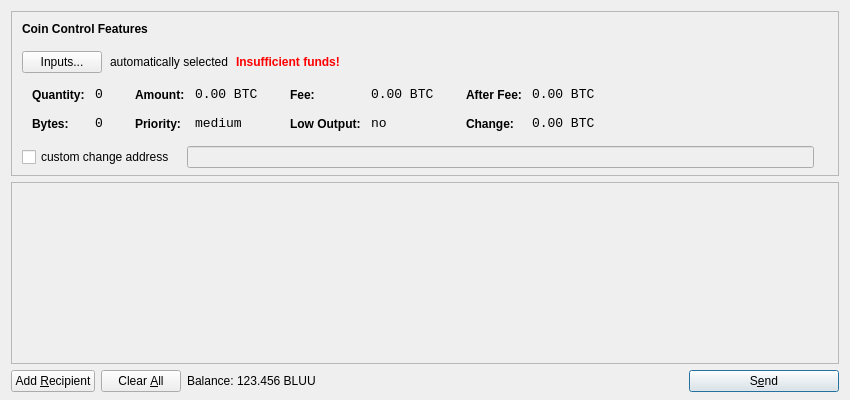
<?xml version="1.0" encoding="UTF-8"?>
<ui version="4.0">
 <class>SendCoinsDialog</class>
 <widget class="QDialog" name="SendCoinsDialog">
  <property name="geometry">
   <rect>
    <x>0</x>
    <y>0</y>
    <width>850</width>
    <height>400</height>
   </rect>
  </property>
  <property name="windowTitle">
   <string>Send Coins</string>
  </property>
  <layout class="QVBoxLayout" name="verticalLayout" stretch="0,1,0">
   <property name="bottomMargin">
    <number>8</number>
   </property>
   <item>
    <widget class="QFrame" name="frameCoinControl">
     <property name="sizePolicy">
      <sizepolicy hsizetype="Expanding" vsizetype="Expanding">
       <horstretch>0</horstretch>
       <verstretch>0</verstretch>
      </sizepolicy>
     </property>
     <property name="maximumSize">
      <size>
       <width>16777215</width>
       <height>16777215</height>
      </size>
     </property>
     <property name="frameShape">
      <enum>QFrame::StyledPanel</enum>
     </property>
     <property name="frameShadow">
      <enum>QFrame::Sunken</enum>
     </property>
     <layout class="QVBoxLayout" name="verticalLayoutCoinControl2">
      <property name="spacing">
       <number>-1</number>
      </property>
      <property name="leftMargin">
       <number>0</number>
      </property>
      <property name="topMargin">
       <number>0</number>
      </property>
      <property name="rightMargin">
       <number>0</number>
      </property>
      <property name="bottomMargin">
       <number>6</number>
      </property>
      <item>
       <layout class="QVBoxLayout" name="verticalLayoutCoinControl" stretch="0,0,0,0,1">
        <property name="spacing">
         <number>0</number>
        </property>
        <property name="leftMargin">
         <number>10</number>
        </property>
        <property name="topMargin">
         <number>10</number>
        </property>
        <item>
         <layout class="QHBoxLayout" name="horizontalLayoutCoinControl1">
          <property name="bottomMargin">
           <number>15</number>
          </property>
          <item>
           <widget class="QLabel" name="labelCoinControlFeatures">
            <property name="sizePolicy">
             <sizepolicy hsizetype="Preferred" vsizetype="Maximum">
              <horstretch>0</horstretch>
              <verstretch>0</verstretch>
             </sizepolicy>
            </property>
            <property name="font">
             <font>
              <weight>75</weight>
              <bold>true</bold>
             </font>
            </property>
            <property name="styleSheet">
             <string notr="true">font-weight:bold;</string>
            </property>
            <property name="text">
             <string>Coin Control Features</string>
            </property>
           </widget>
          </item>
         </layout>
        </item>
        <item>
         <layout class="QHBoxLayout" name="horizontalLayoutCoinControl2" stretch="0,0,0,0">
          <property name="spacing">
           <number>8</number>
          </property>
          <property name="bottomMargin">
           <number>10</number>
          </property>
          <item>
           <widget class="QPushButton" name="pushButtonCoinControl">
            <property name="styleSheet">
             <string notr="true"/>
            </property>
            <property name="text">
             <string>Inputs...</string>
            </property>
           </widget>
          </item>
          <item>
           <widget class="QLabel" name="labelCoinControlAutomaticallySelected">
            <property name="text">
             <string>automatically selected</string>
            </property>
            <property name="margin">
             <number>5</number>
            </property>
           </widget>
          </item>
          <item>
           <widget class="QLabel" name="labelCoinControlInsuffFunds">
            <property name="font">
             <font>
              <weight>75</weight>
              <bold>true</bold>
             </font>
            </property>
            <property name="styleSheet">
             <string notr="true">color:red;font-weight:bold;</string>
            </property>
            <property name="text">
             <string>Insufficient funds!</string>
            </property>
            <property name="margin">
             <number>5</number>
            </property>
           </widget>
          </item>
          <item>
           <spacer name="horizontalSpacerCoinControl">
            <property name="orientation">
             <enum>Qt::Horizontal</enum>
            </property>
            <property name="sizeHint" stdset="0">
             <size>
              <width>40</width>
              <height>1</height>
             </size>
            </property>
           </spacer>
          </item>
         </layout>
        </item>
        <item>
         <widget class="QWidget" name="widgetCoinControl" native="true">
          <property name="sizePolicy">
           <sizepolicy hsizetype="Preferred" vsizetype="Preferred">
            <horstretch>0</horstretch>
            <verstretch>0</verstretch>
           </sizepolicy>
          </property>
          <property name="minimumSize">
           <size>
            <width>0</width>
            <height>0</height>
           </size>
          </property>
          <property name="styleSheet">
           <string notr="true"/>
          </property>
          <layout class="QHBoxLayout" name="horizontalLayoutCoinControl5">
           <property name="margin">
            <number>0</number>
           </property>
           <item>
            <layout class="QHBoxLayout" name="horizontalLayoutCoinControl3" stretch="0,0,0,1">
             <property name="spacing">
              <number>20</number>
             </property>
             <property name="topMargin">
              <number>0</number>
             </property>
             <property name="bottomMargin">
              <number>10</number>
             </property>
             <item>
              <layout class="QFormLayout" name="formLayoutCoinControl1">
               <property name="horizontalSpacing">
                <number>10</number>
               </property>
               <property name="verticalSpacing">
                <number>14</number>
               </property>
               <property name="leftMargin">
                <number>10</number>
               </property>
               <property name="topMargin">
                <number>4</number>
               </property>
               <property name="rightMargin">
                <number>6</number>
               </property>
               <item row="0" column="0">
                <widget class="QLabel" name="labelCoinControlQuantityText">
                 <property name="styleSheet">
                  <string notr="true">font-weight:bold;</string>
                 </property>
                 <property name="text">
                  <string>Quantity:</string>
                 </property>
                 <property name="margin">
                  <number>0</number>
                 </property>
                </widget>
               </item>
               <item row="0" column="1">
                <widget class="QLabel" name="labelCoinControlQuantity">
                 <property name="font">
                  <font>
                   <family>Monospace</family>
                   <pointsize>10</pointsize>
                  </font>
                 </property>
                 <property name="cursor">
                  <cursorShape>IBeamCursor</cursorShape>
                 </property>
                 <property name="contextMenuPolicy">
                  <enum>Qt::ActionsContextMenu</enum>
                 </property>
                 <property name="text">
                  <string notr="true">0</string>
                 </property>
                 <property name="margin">
                  <number>0</number>
                 </property>
                 <property name="textInteractionFlags">
                  <set>Qt::LinksAccessibleByMouse|Qt::TextSelectableByKeyboard|Qt::TextSelectableByMouse</set>
                 </property>
                </widget>
               </item>
               <item row="1" column="0">
                <widget class="QLabel" name="labelCoinControlBytesText">
                 <property name="styleSheet">
                  <string notr="true">font-weight:bold;</string>
                 </property>
                 <property name="text">
                  <string>Bytes:</string>
                 </property>
                </widget>
               </item>
               <item row="1" column="1">
                <widget class="QLabel" name="labelCoinControlBytes">
                 <property name="font">
                  <font>
                   <family>Monospace</family>
                   <pointsize>10</pointsize>
                  </font>
                 </property>
                 <property name="cursor">
                  <cursorShape>IBeamCursor</cursorShape>
                 </property>
                 <property name="contextMenuPolicy">
                  <enum>Qt::ActionsContextMenu</enum>
                 </property>
                 <property name="text">
                  <string notr="true">0</string>
                 </property>
                 <property name="textInteractionFlags">
                  <set>Qt::LinksAccessibleByMouse|Qt::TextSelectableByKeyboard|Qt::TextSelectableByMouse</set>
                 </property>
                </widget>
               </item>
              </layout>
             </item>
             <item>
              <layout class="QFormLayout" name="formLayoutCoinControl2">
               <property name="horizontalSpacing">
                <number>10</number>
               </property>
               <property name="verticalSpacing">
                <number>14</number>
               </property>
               <property name="leftMargin">
                <number>6</number>
               </property>
               <property name="topMargin">
                <number>4</number>
               </property>
               <property name="rightMargin">
                <number>6</number>
               </property>
               <item row="0" column="0">
                <widget class="QLabel" name="labelCoinControlAmountText">
                 <property name="styleSheet">
                  <string notr="true">font-weight:bold;</string>
                 </property>
                 <property name="text">
                  <string>Amount:</string>
                 </property>
                 <property name="margin">
                  <number>0</number>
                 </property>
                </widget>
               </item>
               <item row="0" column="1">
                <widget class="QLabel" name="labelCoinControlAmount">
                 <property name="font">
                  <font>
                   <family>Monospace</family>
                   <pointsize>10</pointsize>
                  </font>
                 </property>
                 <property name="cursor">
                  <cursorShape>IBeamCursor</cursorShape>
                 </property>
                 <property name="contextMenuPolicy">
                  <enum>Qt::ActionsContextMenu</enum>
                 </property>
                 <property name="text">
                  <string notr="true">0.00 BTC</string>
                 </property>
                 <property name="textInteractionFlags">
                  <set>Qt::LinksAccessibleByMouse|Qt::TextSelectableByKeyboard|Qt::TextSelectableByMouse</set>
                 </property>
                </widget>
               </item>
               <item row="1" column="0">
                <widget class="QLabel" name="labelCoinControlPriorityText">
                 <property name="styleSheet">
                  <string notr="true">font-weight:bold;</string>
                 </property>
                 <property name="text">
                  <string>Priority:</string>
                 </property>
                </widget>
               </item>
               <item row="1" column="1">
                <widget class="QLabel" name="labelCoinControlPriority">
                 <property name="font">
                  <font>
                   <family>Monospace</family>
                   <pointsize>10</pointsize>
                  </font>
                 </property>
                 <property name="cursor">
                  <cursorShape>IBeamCursor</cursorShape>
                 </property>
                 <property name="contextMenuPolicy">
                  <enum>Qt::ActionsContextMenu</enum>
                 </property>
                 <property name="text">
                  <string>medium</string>
                 </property>
                 <property name="textInteractionFlags">
                  <set>Qt::LinksAccessibleByMouse|Qt::TextSelectableByKeyboard|Qt::TextSelectableByMouse</set>
                 </property>
                </widget>
               </item>
              </layout>
             </item>
             <item>
              <layout class="QFormLayout" name="formLayoutCoinControl3">
               <property name="horizontalSpacing">
                <number>10</number>
               </property>
               <property name="verticalSpacing">
                <number>14</number>
               </property>
               <property name="leftMargin">
                <number>6</number>
               </property>
               <property name="topMargin">
                <number>4</number>
               </property>
               <property name="rightMargin">
                <number>6</number>
               </property>
               <item row="0" column="0">
                <widget class="QLabel" name="labelCoinControlFeeText">
                 <property name="styleSheet">
                  <string notr="true">font-weight:bold;</string>
                 </property>
                 <property name="text">
                  <string>Fee:</string>
                 </property>
                 <property name="margin">
                  <number>0</number>
                 </property>
                </widget>
               </item>
               <item row="0" column="1">
                <widget class="QLabel" name="labelCoinControlFee">
                 <property name="font">
                  <font>
                   <family>Monospace</family>
                   <pointsize>10</pointsize>
                  </font>
                 </property>
                 <property name="cursor">
                  <cursorShape>IBeamCursor</cursorShape>
                 </property>
                 <property name="contextMenuPolicy">
                  <enum>Qt::ActionsContextMenu</enum>
                 </property>
                 <property name="text">
                  <string notr="true">0.00 BTC</string>
                 </property>
                 <property name="textInteractionFlags">
                  <set>Qt::LinksAccessibleByMouse|Qt::TextSelectableByKeyboard|Qt::TextSelectableByMouse</set>
                 </property>
                </widget>
               </item>
               <item row="1" column="0">
                <widget class="QLabel" name="labelCoinControlLowOutputText">
                 <property name="styleSheet">
                  <string notr="true">font-weight:bold;</string>
                 </property>
                 <property name="text">
                  <string>Low Output:</string>
                 </property>
                </widget>
               </item>
               <item row="1" column="1">
                <widget class="QLabel" name="labelCoinControlLowOutput">
                 <property name="font">
                  <font>
                   <family>Monospace</family>
                   <pointsize>10</pointsize>
                  </font>
                 </property>
                 <property name="cursor">
                  <cursorShape>IBeamCursor</cursorShape>
                 </property>
                 <property name="contextMenuPolicy">
                  <enum>Qt::ActionsContextMenu</enum>
                 </property>
                 <property name="text">
                  <string>no</string>
                 </property>
                 <property name="textInteractionFlags">
                  <set>Qt::LinksAccessibleByMouse|Qt::TextSelectableByKeyboard|Qt::TextSelectableByMouse</set>
                 </property>
                </widget>
               </item>
              </layout>
             </item>
             <item>
              <layout class="QFormLayout" name="formLayoutCoinControl4">
               <property name="horizontalSpacing">
                <number>10</number>
               </property>
               <property name="verticalSpacing">
                <number>14</number>
               </property>
               <property name="leftMargin">
                <number>6</number>
               </property>
               <property name="topMargin">
                <number>4</number>
               </property>
               <property name="rightMargin">
                <number>6</number>
               </property>
               <item row="0" column="0">
                <widget class="QLabel" name="labelCoinControlAfterFeeText">
                 <property name="styleSheet">
                  <string notr="true">font-weight:bold;</string>
                 </property>
                 <property name="text">
                  <string>After Fee:</string>
                 </property>
                 <property name="margin">
                  <number>0</number>
                 </property>
                </widget>
               </item>
               <item row="0" column="1">
                <widget class="QLabel" name="labelCoinControlAfterFee">
                 <property name="font">
                  <font>
                   <family>Monospace</family>
                   <pointsize>10</pointsize>
                  </font>
                 </property>
                 <property name="cursor">
                  <cursorShape>IBeamCursor</cursorShape>
                 </property>
                 <property name="contextMenuPolicy">
                  <enum>Qt::ActionsContextMenu</enum>
                 </property>
                 <property name="text">
                  <string notr="true">0.00 BTC</string>
                 </property>
                 <property name="textInteractionFlags">
                  <set>Qt::LinksAccessibleByMouse|Qt::TextSelectableByKeyboard|Qt::TextSelectableByMouse</set>
                 </property>
                </widget>
               </item>
               <item row="1" column="0">
                <widget class="QLabel" name="labelCoinControlChangeText">
                 <property name="styleSheet">
                  <string notr="true">font-weight:bold;</string>
                 </property>
                 <property name="text">
                  <string>Change:</string>
                 </property>
                </widget>
               </item>
               <item row="1" column="1">
                <widget class="QLabel" name="labelCoinControlChange">
                 <property name="font">
                  <font>
                   <family>Monospace</family>
                   <pointsize>10</pointsize>
                  </font>
                 </property>
                 <property name="cursor">
                  <cursorShape>IBeamCursor</cursorShape>
                 </property>
                 <property name="contextMenuPolicy">
                  <enum>Qt::ActionsContextMenu</enum>
                 </property>
                 <property name="text">
                  <string notr="true">0.00 BTC</string>
                 </property>
                 <property name="textInteractionFlags">
                  <set>Qt::LinksAccessibleByMouse|Qt::TextSelectableByKeyboard|Qt::TextSelectableByMouse</set>
                 </property>
                </widget>
               </item>
              </layout>
             </item>
            </layout>
           </item>
          </layout>
         </widget>
        </item>
        <item>
         <layout class="QHBoxLayout" name="horizontalLayoutCoinControl4" stretch="0,0,0">
          <property name="spacing">
           <number>12</number>
          </property>
          <property name="sizeConstraint">
           <enum>QLayout::SetDefaultConstraint</enum>
          </property>
          <property name="topMargin">
           <number>5</number>
          </property>
          <property name="rightMargin">
           <number>5</number>
          </property>
          <item>
           <widget class="QCheckBox" name="checkBoxCoinControlChange">
            <property name="text">
             <string>custom change address</string>
            </property>
           </widget>
          </item>
          <item>
           <widget class="QLineEdit" name="lineEditCoinControlChange">
            <property name="enabled">
             <bool>false</bool>
            </property>
            <property name="sizePolicy">
             <sizepolicy hsizetype="Expanding" vsizetype="Fixed">
              <horstretch>0</horstretch>
              <verstretch>0</verstretch>
             </sizepolicy>
            </property>
           </widget>
          </item>
          <item>
           <widget class="QLabel" name="labelCoinControlChangeLabel">
            <property name="sizePolicy">
             <sizepolicy hsizetype="Preferred" vsizetype="Expanding">
              <horstretch>0</horstretch>
              <verstretch>0</verstretch>
             </sizepolicy>
            </property>
            <property name="minimumSize">
             <size>
              <width>0</width>
              <height>0</height>
             </size>
            </property>
            <property name="text">
             <string/>
            </property>
            <property name="margin">
             <number>3</number>
            </property>
           </widget>
          </item>
         </layout>
        </item>
        <item>
         <spacer name="verticalSpacerCoinControl">
          <property name="orientation">
           <enum>Qt::Vertical</enum>
          </property>
          <property name="sizeHint" stdset="0">
           <size>
            <width>800</width>
            <height>1</height>
           </size>
          </property>
         </spacer>
        </item>
       </layout>
      </item>
     </layout>
    </widget>
   </item>
   <item>
    <widget class="QScrollArea" name="scrollArea">
     <property name="widgetResizable">
      <bool>true</bool>
     </property>
     <widget class="QWidget" name="scrollAreaWidgetContents">
      <property name="geometry">
       <rect>
        <x>0</x>
        <y>0</y>
        <width>830</width>
        <height>165</height>
       </rect>
      </property>
      <layout class="QVBoxLayout" name="verticalLayout_2">
       <property name="margin">
        <number>0</number>
       </property>
       <item>
        <layout class="QVBoxLayout" name="entries">
         <property name="spacing">
          <number>6</number>
         </property>
        </layout>
       </item>
       <item>
        <spacer name="verticalSpacer">
         <property name="orientation">
          <enum>Qt::Vertical</enum>
         </property>
         <property name="sizeHint" stdset="0">
          <size>
           <width>20</width>
           <height>40</height>
          </size>
         </property>
        </spacer>
       </item>
      </layout>
     </widget>
    </widget>
   </item>
   <item>
    <layout class="QHBoxLayout" name="horizontalLayout">
     <item>
      <widget class="QPushButton" name="addButton">
       <property name="toolTip">
        <string>Send to multiple recipients at once</string>
       </property>
       <property name="text">
        <string>Add &amp;Recipient</string>
       </property>
       <property name="icon">
        <iconset resource="../bitcoin.qrc">
         <normaloff>:/icons/add</normaloff>:/icons/add</iconset>
       </property>
       <property name="autoDefault">
        <bool>false</bool>
       </property>
      </widget>
     </item>
     <item>
      <widget class="QPushButton" name="clearButton">
       <property name="sizePolicy">
        <sizepolicy hsizetype="Minimum" vsizetype="Fixed">
         <horstretch>0</horstretch>
         <verstretch>0</verstretch>
        </sizepolicy>
       </property>
       <property name="toolTip">
        <string>Remove all transaction fields</string>
       </property>
       <property name="text">
        <string>Clear &amp;All</string>
       </property>
       <property name="icon">
        <iconset resource="../bitcoin.qrc">
         <normaloff>:/icons/remove</normaloff>:/icons/remove</iconset>
       </property>
       <property name="autoRepeatDelay">
        <number>300</number>
       </property>
       <property name="autoDefault">
        <bool>false</bool>
       </property>
      </widget>
     </item>
     <item>
      <layout class="QHBoxLayout" name="horizontalLayout_2">
       <property name="spacing">
        <number>3</number>
       </property>
       <item>
        <widget class="QLabel" name="label">
         <property name="text">
          <string>Balance:</string>
         </property>
        </widget>
       </item>
       <item>
        <widget class="QLabel" name="labelBalance">
         <property name="cursor">
          <cursorShape>IBeamCursor</cursorShape>
         </property>
         <property name="text">
          <string>123.456 BLUU</string>
         </property>
         <property name="textInteractionFlags">
          <set>Qt::LinksAccessibleByMouse|Qt::TextSelectableByKeyboard|Qt::TextSelectableByMouse</set>
         </property>
        </widget>
       </item>
      </layout>
     </item>
     <item>
      <spacer name="horizontalSpacer">
       <property name="orientation">
        <enum>Qt::Horizontal</enum>
       </property>
       <property name="sizeHint" stdset="0">
        <size>
         <width>40</width>
         <height>20</height>
        </size>
       </property>
      </spacer>
     </item>
     <item>
      <widget class="QPushButton" name="sendButton">
       <property name="minimumSize">
        <size>
         <width>150</width>
         <height>0</height>
        </size>
       </property>
       <property name="toolTip">
        <string>Confirm the send action</string>
       </property>
       <property name="text">
        <string>S&amp;end</string>
       </property>
       <property name="icon">
        <iconset resource="../bitcoin.qrc">
         <normaloff>:/icons/send</normaloff>:/icons/send</iconset>
       </property>
       <property name="default">
        <bool>true</bool>
       </property>
      </widget>
     </item>
    </layout>
   </item>
  </layout>
 </widget>
 <resources>
  <include location="../bitcoin.qrc"/>
 </resources>
 <connections/>
</ui>
